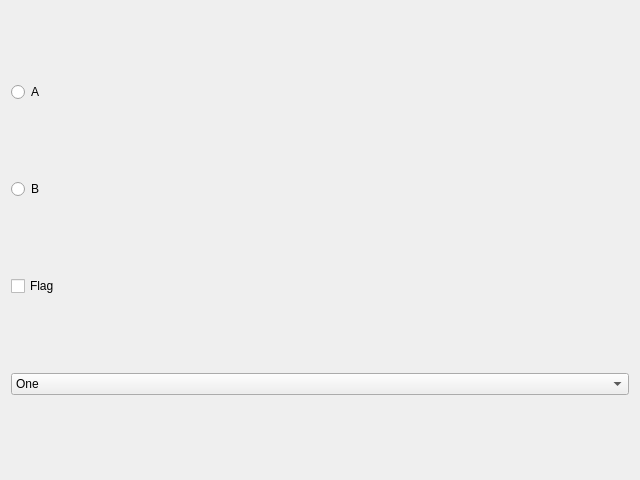
<?xml version="1.0" encoding="UTF-8"?>
<ui version="4.0">
 <class>ChoiceLab</class>
 <widget class="QWidget" name="ChoiceLab">
  <property name="geometry">
   <rect>
    <x>0</x>
    <y>0</y>
    <width>640</width>
    <height>480</height>
   </rect>
  </property>
  <property name="windowTitle">
   <string>Choices</string>
  </property>
  <layout class="QVBoxLayout" name="col">
   <item>
    <widget class="QRadioButton" name="radioA">
     <property name="text">
      <string>A</string>
     </property>
     <attribute name="buttonGroup">
      <string notr="true">ab</string>
     </attribute>
    </widget>
   </item>
   <item>
    <widget class="QRadioButton" name="radioB">
     <property name="text">
      <string>B</string>
     </property>
     <attribute name="buttonGroup">
      <string notr="true">ab</string>
     </attribute>
    </widget>
   </item>
   <item>
    <widget class="QCheckBox" name="flag">
     <property name="text">
      <string>Flag</string>
     </property>
    </widget>
   </item>
   <item>
    <widget class="QComboBox" name="combo">
     <item>
      <property name="text">
       <string>One</string>
      </property>
     </item>
    </widget>
   </item>
  </layout>
 </widget>
 <resources/>
 <connections/>
 <buttongroups>
  <buttongroup name="ab"/>
 </buttongroups>
</ui>
